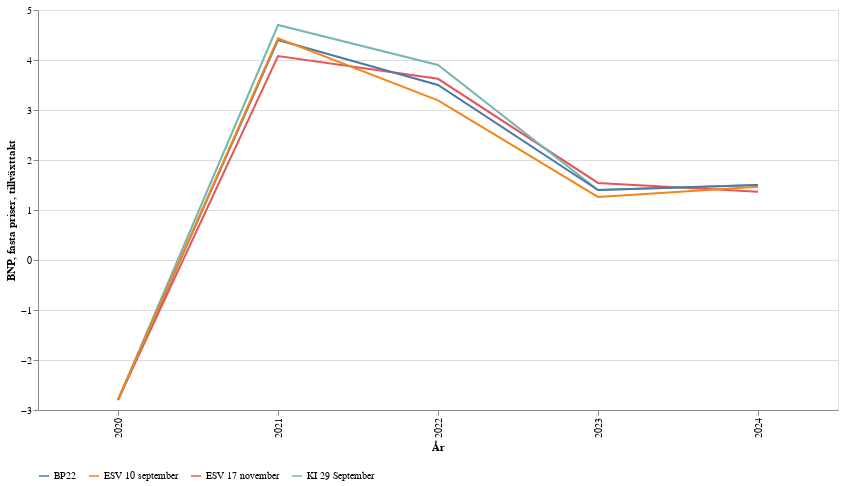

The cell this chart's notebook holds for it:
### Code cell
my_plotter(df, target_variable='BNP, fasta priser, tillväxttakt', prognoser=prognoser)

### Figure 1 — Vega-Lite specification as saved in the notebook (floating-point values rounded to 4 significant figures)
{"config": {"view": {"continuousWidth": 300, "continuousHeight": 300}, "legend": {"columns": 6, "labelLimit": 100, "orient": "bottom", "title": null}}, "data": {"name": "data-3028cc230bfa525b6944c61315a30705"}, "mark": {"type": "line"}, "encoding": {"color": {"field": "Myndighet_prognosdatum", "type": "nominal"}, "x": {"field": "År", "type": "ordinal"}, "y": {"field": "BNP, fasta priser, tillväxttakt", "type": "quantitative"}}, "height": 400, "width": 800, "$schema": "https://vega.github.io/schema/vega-lite/v5.20.1.json", "datasets": {"data-3028cc230bfa525b6944c61315a30705": [{"Myndighet_prognosdatum": "ESV 17 november", "År": 2020, "BNP, fasta priser, tillväxttakt": -2.795}, {"Myndighet_prognosdatum": "ESV 17 november", "År": 2021, "BNP, fasta priser, tillväxttakt": 4.079}, {"Myndighet_prognosdatum": "ESV 17 november", "År": 2022, "BNP, fasta priser, tillväxttakt": 3.623}, {"Myndighet_prognosdatum": "ESV 17 november", "År": 2023, "BNP, fasta priser, tillväxttakt": 1.541}, {"Myndighet_prognosdatum": "ESV 17 november", "År": 2024, "BNP, fasta priser, tillväxttakt": 1.364}, {"Myndighet_prognosdatum": "KI 29 September", "År": 2020, "BNP, fasta priser, tillväxttakt": -2.8}, {"Myndighet_prognosdatum": "KI 29 September", "År": 2021, "BNP, fasta priser, tillväxttakt": 4.7}, {"Myndighet_prognosdatum": "KI 29 September", "År": 2022, "BNP, fasta priser, tillväxttakt": 3.9}, {"Myndighet_prognosdatum": "KI 29 September", "År": 2023, "BNP, fasta priser, tillväxttakt": 1.4}, {"Myndighet_prognosdatum": "KI 29 September", "År": 2024, "BNP, fasta priser, tillväxttakt": 1.5}, {"Myndighet_prognosdatum": "BP22", "År": 2020, "BNP, fasta priser, tillväxttakt": -2.8}, {"Myndighet_prognosdatum": "BP22", "År": 2021, "BNP, fasta priser, tillväxttakt": 4.4}, {"Myndighet_prognosdatum": "BP22", "År": 2022, "BNP, fasta priser, tillväxttakt": 3.5}, {"Myndighet_prognosdatum": "BP22", "År": 2023, "BNP, fasta priser, tillväxttakt": 1.4}, {"Myndighet_prognosdatum": "BP22", "År": 2024, "BNP, fasta priser, tillväxttakt": 1.5}, {"Myndighet_prognosdatum": "ESV 10 september", "År": 2020, "BNP, fasta priser, tillväxttakt": -2.795}, {"Myndighet_prognosdatum": "ESV 10 september", "År": 2021, "BNP, fasta priser, tillväxttakt": 4.434}, {"Myndighet_prognosdatum": "ESV 10 september", "År": 2022, "BNP, fasta priser, tillväxttakt": 3.193}, {"Myndighet_prognosdatum": "ESV 10 september", "År": 2023, "BNP, fasta priser, tillväxttakt": 1.261}, {"Myndighet_prognosdatum": "ESV 10 september", "År": 2024, "BNP, fasta priser, tillväxttakt": 1.464}]}}
